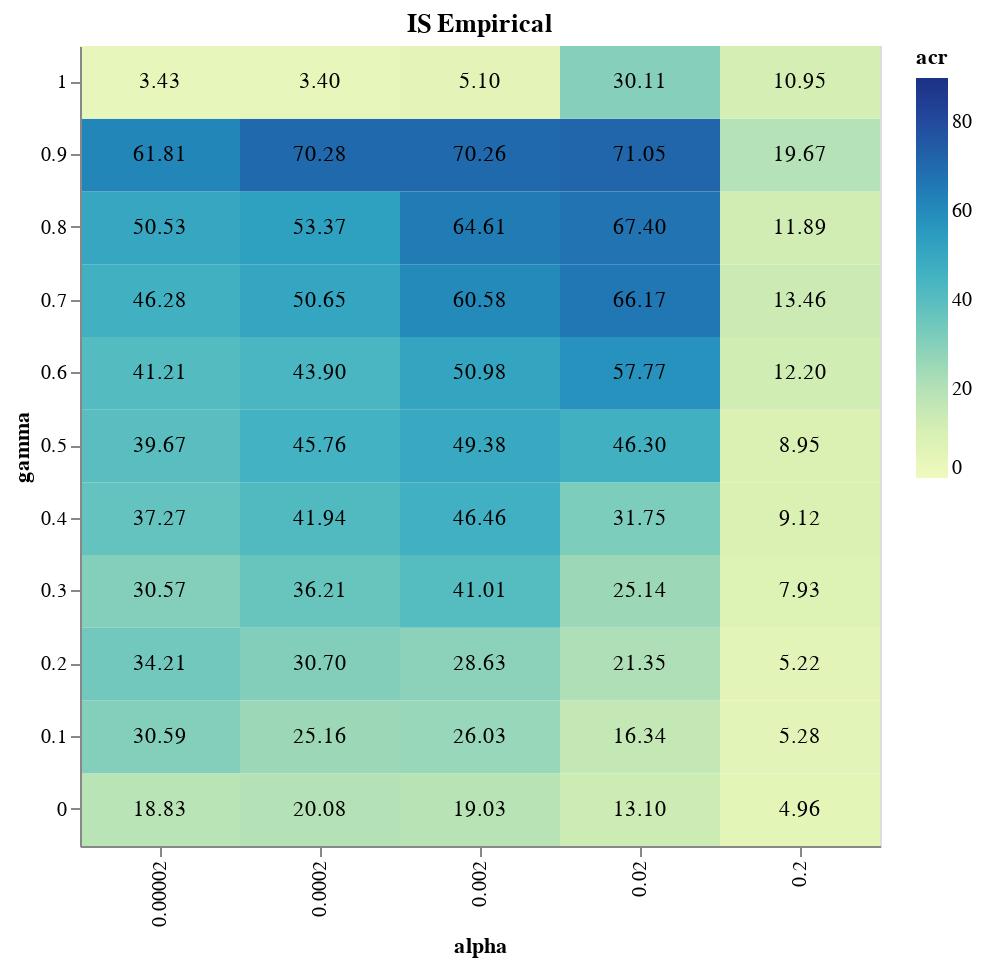

The notebook cell saved with this chart:
### Code cell
heatmap + text

### Figure 1 — Vega-Lite specification as saved in the notebook (floating-point values rounded to 4 significant figures)
{"config": {"view": {"continuousWidth": 400, "continuousHeight": 300}}, "layer": [{"mark": "rect", "encoding": {"color": {"field": "acr", "scale": {"domain": [0, 90]}, "type": "quantitative"}, "x": {"field": "alpha", "type": "ordinal"}, "y": {"field": "gamma", "sort": {"field": "gamma", "order": "descending"}, "type": "ordinal"}}, "height": 400, "title": "IS Empirical", "width": 400}, {"mark": "text", "encoding": {"color": {"value": "black"}, "text": {"field": "acr", "format": ".2f", "type": "quantitative"}, "x": {"field": "alpha", "type": "ordinal"}, "y": {"field": "gamma", "sort": {"field": "gamma", "order": "descending"}, "type": "ordinal"}}, "height": 400, "title": "IS Empirical", "width": 400}], "data": {"name": "data-314baf44c0031fb731d035da956724c3"}, "$schema": "https://vega.github.io/schema/vega-lite/v4.17.0.json", "datasets": {"data-314baf44c0031fb731d035da956724c3": [{"gamma": 0.0, "alpha": 2e-05, "acr": 18.83, "g_reps": 0.1649, "nice_eps": 0.5109, "AllD": 0.7437, "pDisc": 0.2109, "Disc": 0.02263, "AllC": 0.02276}, {"gamma": 0.0, "alpha": 0.0002, "acr": 20.08, "g_reps": 0.1492, "nice_eps": 0.6296, "AllD": 0.7396, "pDisc": 0.21, "Disc": 0.0016, "AllC": 0.0488}, {"gamma": 0.0, "alpha": 0.002, "acr": 19.03, "g_reps": 0.1796, "nice_eps": 0.5244, "AllD": 0.7068, "pDisc": 0.2348, "Disc": 0.0244, "AllC": 0.034}, {"gamma": 0.0, "alpha": 0.02, "acr": 13.1, "g_reps": 0.1, "nice_eps": 0.6029, "AllD": 0.8718, "pDisc": 0.05837, "Disc": 0.02286, "AllC": 0.04694}, {"gamma": 0.0, "alpha": 0.2, "acr": 4.957, "g_reps": 0.2212, "nice_eps": 0.4894, "AllD": 0.9355, "pDisc": 0.05959, "Disc": 0.004898, "AllC": 0.0}, {"gamma": 0.1, "alpha": 2e-05, "acr": 30.59, "g_reps": 0.3089, "nice_eps": 0.6561, "AllD": 0.6489, "pDisc": 0.2683, "Disc": 0.02671, "AllC": 0.05605}, {"gamma": 0.1, "alpha": 0.0002, "acr": 25.16, "g_reps": 0.2708, "nice_eps": 0.596, "AllD": 0.6728, "pDisc": 0.2996, "Disc": 0.002, "AllC": 0.0256}, {"gamma": 0.1, "alpha": 0.002, "acr": 26.03, "g_reps": 0.2916, "nice_eps": 0.6044, "AllD": 0.6868, "pDisc": 0.226, "Disc": 0.0236, "AllC": 0.0636}, {"gamma": 0.1, "alpha": 0.02, "acr": 16.34, "g_reps": 0.1788, "nice_eps": 0.5559, "AllD": 0.8012, "pDisc": 0.1424, "Disc": 0.002041, "AllC": 0.05429}, {"gamma": 0.1, "alpha": 0.2, "acr": 5.278, "g_reps": 0.2392, "nice_eps": 0.47, "AllD": 0.9568, "pDisc": 0.0152, "Disc": 0.0012, "AllC": 0.0268}, {"gamma": 0.2, "alpha": 2e-05, "acr": 34.21, "g_reps": 0.4016, "nice_eps": 0.6084, "AllD": 0.567, "pDisc": 0.3599, "Disc": 0.02895, "AllC": 0.04421}, {"gamma": 0.2, "alpha": 0.0002, "acr": 30.7, "g_reps": 0.2812, "nice_eps": 0.622, "AllD": 0.716, "pDisc": 0.2188, "Disc": 0.0012, "AllC": 0.064}, {"gamma": 0.2, "alpha": 0.002, "acr": 28.63, "g_reps": 0.3768, "nice_eps": 0.6376, "AllD": 0.5848, "pDisc": 0.3564, "Disc": 0.01, "AllC": 0.0488}, {"gamma": 0.2, "alpha": 0.02, "acr": 21.35, "g_reps": 0.338, "nice_eps": 0.7524, "AllD": 0.6292, "pDisc": 0.3332, "Disc": 0.0096, "AllC": 0.028}, {"gamma": 0.2, "alpha": 0.2, "acr": 5.216, "g_reps": 0.24, "nice_eps": 0.6152, "AllD": 0.9512, "pDisc": 0.0356, "Disc": 0.0028, "AllC": 0.0104}, {"gamma": 0.3, "alpha": 2e-05, "acr": 30.57, "g_reps": 0.3412, "nice_eps": 0.6237, "AllD": 0.6346, "pDisc": 0.3338, "Disc": 0.006974, "AllC": 0.02461}, {"gamma": 0.3, "alpha": 0.0002, "acr": 36.21, "g_reps": 0.3752, "nice_eps": 0.7372, "AllD": 0.5904, "pDisc": 0.3264, "Disc": 0.0292, "AllC": 0.054}, {"gamma": 0.3, "alpha": 0.002, "acr": 41.01, "g_reps": 0.2892, "nice_eps": 0.6204, "AllD": 0.6848, "pDisc": 0.2752, "Disc": 0.0196, "AllC": 0.0204}, {"gamma": 0.3, "alpha": 0.02, "acr": 25.14, "g_reps": 0.3052, "nice_eps": 0.6984, "AllD": 0.6728, "pDisc": 0.2764, "Disc": 0.03, "AllC": 0.0208}, {"gamma": 0.3, "alpha": 0.2, "acr": 7.929, "g_reps": 0.2604, "nice_eps": 0.5237, "AllD": 0.9122, "pDisc": 0.05143, "Disc": 0.01429, "AllC": 0.02204}, {"gamma": 0.4, "alpha": 2e-05, "acr": 37.27, "g_reps": 0.3788, "nice_eps": 0.6958, "AllD": 0.6005, "pDisc": 0.3568, "Disc": 0.008684, "AllC": 0.03395}, {"gamma": 0.4, "alpha": 0.0002, "acr": 41.94, "g_reps": 0.4996, "nice_eps": 0.696, "AllD": 0.4912, "pDisc": 0.4136, "Disc": 0.0004, "AllC": 0.0948}, {"gamma": 0.4, "alpha": 0.002, "acr": 46.46, "g_reps": 0.4404, "nice_eps": 0.6192, "AllD": 0.5472, "pDisc": 0.4064, "Disc": 0.0008, "AllC": 0.0456}, {"gamma": 0.4, "alpha": 0.02, "acr": 31.75, "g_reps": 0.3698, "nice_eps": 0.6629, "AllD": 0.6033, "pDisc": 0.3629, "Disc": 0.0008163, "AllC": 0.03306}, {"gamma": 0.4, "alpha": 0.2, "acr": 9.123, "g_reps": 0.2712, "nice_eps": 0.634, "AllD": 0.9108, "pDisc": 0.0404, "Disc": 0.0264, "AllC": 0.0224}, {"gamma": 0.5, "alpha": 2e-05, "acr": 39.67, "g_reps": 0.4776, "nice_eps": 0.6427, "AllD": 0.5088, "pDisc": 0.468, "Disc": 0.0008, "AllC": 0.0224}, {"gamma": 0.5, "alpha": 0.0002, "acr": 45.76, "g_reps": 0.4132, "nice_eps": 0.7672, "AllD": 0.566, "pDisc": 0.3548, "Disc": 0.0144, "AllC": 0.0648}, {"gamma": 0.5, "alpha": 0.002, "acr": 49.38, "g_reps": 0.5718, "nice_eps": 0.6278, "AllD": 0.4212, "pDisc": 0.5167, "Disc": 0.0008163, "AllC": 0.06122}, {"gamma": 0.5, "alpha": 0.02, "acr": 46.3, "g_reps": 0.4968, "nice_eps": 0.7992, "AllD": 0.4988, "pDisc": 0.4248, "Disc": 0.0004, "AllC": 0.076}, {"gamma": 0.5, "alpha": 0.2, "acr": 8.948, "g_reps": 0.2931, "nice_eps": 0.5771, "AllD": 0.9278, "pDisc": 0.06653, "Disc": 0.002857, "AllC": 0.002857}, {"gamma": 0.6, "alpha": 2e-05, "acr": 41.21, "g_reps": 0.533, "nice_eps": 0.6722, "AllD": 0.4291, "pDisc": 0.5156, "Disc": 0.01391, "AllC": 0.04132}, {"gamma": 0.6, "alpha": 0.0002, "acr": 43.9, "g_reps": 0.5228, "nice_eps": 0.7636, "AllD": 0.448, "pDisc": 0.4988, "Disc": 0.008, "AllC": 0.0452}, {"gamma": 0.6, "alpha": 0.002, "acr": 50.98, "g_reps": 0.6208, "nice_eps": 0.728, "AllD": 0.3248, "pDisc": 0.6072, "Disc": 0.0528, "AllC": 0.0152}, {"gamma": 0.6, "alpha": 0.02, "acr": 57.77, "g_reps": 0.5956, "nice_eps": 0.7368, "AllD": 0.3868, "pDisc": 0.5852, "Disc": 0.0128, "AllC": 0.0152}, {"gamma": 0.6, "alpha": 0.2, "acr": 12.2, "g_reps": 0.2924, "nice_eps": 0.6376, "AllD": 0.9112, "pDisc": 0.0652, "Disc": 0.0228, "AllC": 0.0008}, {"gamma": 0.7, "alpha": 2e-05, "acr": 46.28, "g_reps": 0.526, "nice_eps": 0.7335, "AllD": 0.4627, "pDisc": 0.5127, "Disc": 0.008533, "AllC": 0.01613}, {"gamma": 0.7, "alpha": 0.0002, "acr": 50.65, "g_reps": 0.6878, "nice_eps": 0.7657, "AllD": 0.3106, "pDisc": 0.6335, "Disc": 0.0, "AllC": 0.05592}, {"gamma": 0.7, "alpha": 0.002, "acr": 60.58, "g_reps": 0.6046, "nice_eps": 0.7929, "AllD": 0.3875, "pDisc": 0.5625, "Disc": 0.0004167, "AllC": 0.04958}, {"gamma": 0.7, "alpha": 0.02, "acr": 66.17, "g_reps": 0.7468, "nice_eps": 0.9196, "AllD": 0.2292, "pDisc": 0.7588, "Disc": 0.0056, "AllC": 0.0064}, {"gamma": 0.7, "alpha": 0.2, "acr": 13.46, "g_reps": 0.3528, "nice_eps": 0.5984, "AllD": 0.808, "pDisc": 0.1876, "Disc": 0.0, "AllC": 0.0044}, {"gamma": 0.8, "alpha": 2e-05, "acr": 50.53, "g_reps": 0.5494, "nice_eps": 0.7364, "AllD": 0.4317, "pDisc": 0.5168, "Disc": 0.01576, "AllC": 0.03576}, {"gamma": 0.8, "alpha": 0.0002, "acr": 53.37, "g_reps": 0.5732, "nice_eps": 0.7723, "AllD": 0.417, "pDisc": 0.5723, "Disc": 0.001277, "AllC": 0.009362}, {"gamma": 0.8, "alpha": 0.002, "acr": 64.61, "g_reps": 0.6592, "nice_eps": 0.8456, "AllD": 0.3192, "pDisc": 0.6676, "Disc": 0.002, "AllC": 0.0112}, {"gamma": 0.8, "alpha": 0.02, "acr": 67.4, "g_reps": 0.7984, "nice_eps": 0.9408, "AllD": 0.1796, "pDisc": 0.8184, "Disc": 0.0, "AllC": 0.001961}, {"gamma": 0.8, "alpha": 0.2, "acr": 11.89, "g_reps": 0.438, "nice_eps": 0.748, "AllD": 0.7472, "pDisc": 0.2396, "Disc": 0.0012, "AllC": 0.012}, {"gamma": 0.9, "alpha": 2e-05, "acr": 61.81, "g_reps": 0.707, "nice_eps": 0.817, "AllD": 0.2877, "pDisc": 0.6505, "Disc": 0.01047, "AllC": 0.05141}, {"gamma": 0.9, "alpha": 0.0002, "acr": 70.28, "g_reps": 0.6894, "nice_eps": 0.8135, "AllD": 0.3057, "pDisc": 0.5767, "Disc": 0.02449, "AllC": 0.09306}, {"gamma": 0.9, "alpha": 0.002, "acr": 70.26, "g_reps": 0.7721, "nice_eps": 0.8896, "AllD": 0.2288, "pDisc": 0.7679, "Disc": 0.0004167, "AllC": 0.002917}, {"gamma": 0.9, "alpha": 0.02, "acr": 71.05, "g_reps": 0.8608, "nice_eps": 0.9756, "AllD": 0.1396, "pDisc": 0.854, "Disc": 0.002, "AllC": 0.0044}, {"gamma": 0.9, "alpha": 0.2, "acr": 19.67, "g_reps": 0.49, "nice_eps": 0.8129, "AllD": 0.6442, "pDisc": 0.3521, "Disc": 0.0008333, "AllC": 0.002917}, {"gamma": 1.0, "alpha": 2e-05, "acr": 3.425, "g_reps": 0.4812, "nice_eps": 0.8423, "AllD": 0.97, "pDisc": 0.01253, "Disc": 0.0164, "AllC": 0.001067}, {"gamma": 1.0, "alpha": 0.0002, "acr": 3.396, "g_reps": 0.43, "nice_eps": 0.8252, "AllD": 0.9528, "pDisc": 0.0204, "Disc": 0.0232, "AllC": 0.0036}, {"gamma": 1.0, "alpha": 0.002, "acr": 5.1, "g_reps": 0.462, "nice_eps": 0.8716, "AllD": 0.972, "pDisc": 0.0256, "Disc": 0.0012, "AllC": 0.0012}, {"gamma": 1.0, "alpha": 0.02, "acr": 30.11, "g_reps": 0.5254, "nice_eps": 0.8379, "AllD": 0.7696, "pDisc": 0.2008, "Disc": 0.02875, "AllC": 0.0008333}, {"gamma": 1.0, "alpha": 0.2, "acr": 10.95, "g_reps": 0.4568, "nice_eps": 0.7228, "AllD": 0.82, "pDisc": 0.1664, "Disc": 0.0116, "AllC": 0.002}]}}
